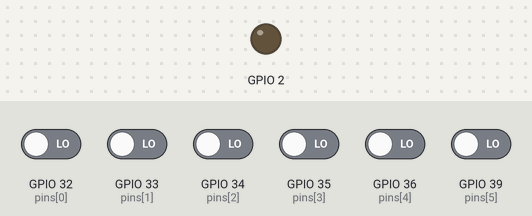
The sketch below on a simulated ESP32. Parts: output pins drawn as LEDs (lit = HIGH). Inputs (shaded band) come from the test bench; at power-on: GPIO 32 (pins[0]), GPIO 33 (pins[1]), GPIO 34 (pins[2]), GPIO 35 (pins[3]), GPIO 36 (pins[4]), GPIO 39 (pins[5]) LOW. I2S audio is not simulated (input reads silence); what the sketch prints to the serial monitor is not drawn.

Above: at 0.0 s.
At 2.1 s:
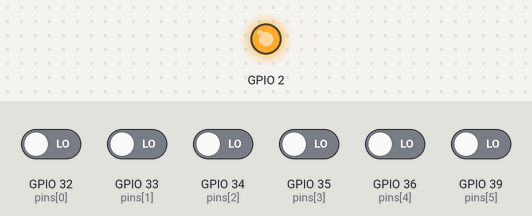
Timing chart, 0 to 3.6 s (numbered marks = the images above):
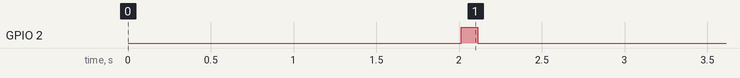

The sketch:

final_hardware_test.ino
```cpp
/*
 * 최종 하드웨어 진단 테스트
 * 보드 문제 확인용
 */

#include <driver/i2s.h>

void setup() {
    Serial.begin(115200);
    delay(2000);

    Serial.println("=== 최종 하드웨어 진단 테스트 ===");
    Serial.println();

    // 1. 기본 GPIO 테스트
    testBasicGPIO();

    // 2. I2S 드라이버 테스트
    testI2SDriver();

    // 3. 다양한 I2S 설정 테스트
    testI2SConfigurations();

    // 4. 하드웨어 문제 진단
    diagnoseHardware();
}

void loop() {
    delay(1000);
}

void testBasicGPIO() {
    Serial.println("=== 1. 기본 GPIO 테스트 ===");

    // 여러 핀에서 디지털 읽기 테스트
    int pins[] = {32, 33, 34, 35, 36, 39};
    int pin_count = sizeof(pins) / sizeof(pins[0]);

    Serial.println("여러 핀에서 디지털 값 읽기:");
    for (int i = 0; i < pin_count; i++) {
        pinMode(pins[i], INPUT);
        int value = digitalRead(pins[i]);
        Serial.println("GPIO " + String(pins[i]) + ": " + String(value));
    }

    // 핀 출력 테스트
    Serial.println("\n핀 출력 테스트:");
    pinMode(2, OUTPUT);
    digitalWrite(2, HIGH);
    delay(100);
    digitalWrite(2, LOW);
    Serial.println("GPIO 2 출력 테스트 완료");

    Serial.println("✅ 기본 GPIO 테스트 완료\n");
}

void testI2SDriver() {
    Serial.println("=== 2. I2S 드라이버 테스트 ===");

    // I2S 설정 (가장 기본적인 설정)
    i2s_config_t i2s_config = {
        .mode = (i2s_mode_t)(I2S_MODE_MASTER | I2S_MODE_RX),
        .sample_rate = 8000,  // 낮은 샘플레이트
        .bits_per_sample = I2S_BITS_PER_SAMPLE_16BIT,
        .channel_format = I2S_CHANNEL_FMT_ONLY_LEFT,
        .communication_format = I2S_COMM_FORMAT_STAND_I2S,
        .intr_alloc_flags = ESP_INTR_FLAG_LEVEL1,
        .dma_buf_count = 2,   // 최소 버퍼
        .dma_buf_len = 256,   // 작은 버퍼
        .use_apll = false,    // APLL 비활성화
        .tx_desc_auto_clear = false,
        .fixed_mclk = 0
    };

    // 핀 설정 (가장 일반적인 핀)
    i2s_pin_config_t pin_config = {
        .bck_io_num = 26,
        .ws_io_num = 25,
        .data_out_num = I2S_PIN_NO_CHANGE,
        .data_in_num = 27
    };

    Serial.println("I2S 드라이버 설치 시도...");
    esp_err_t result = i2s_driver_install(I2S_NUM_0, &i2s_config, 0, NULL);
    if (result != ESP_OK) {
        Serial.println("❌ I2S 드라이버 설치 실패: " + String(result));
        Serial.println("   → ESP32 I2S 하드웨어 문제 가능성");
        return;
    }
    Serial.println("✅ I2S 드라이버 설치 성공");

    Serial.println("I2S 핀 설정 시도...");
    result = i2s_set_pin(I2S_NUM_0, &pin_config);
    if (result != ESP_OK) {
        Serial.println("❌ I2S 핀 설정 실패: " + String(result));
        i2s_driver_uninstall(I2S_NUM_0);
        return;
    }
    Serial.println("✅ I2S 핀 설정 성공");

    Serial.println("I2S 시작 시도...");
    i2s_zero_dma_buffer(I2S_NUM_0);
    result = i2s_start(I2S_NUM_0);
    if (result != ESP_OK) {
        Serial.println("❌ I2S 시작 실패: " + String(result));
        i2s_driver_uninstall(I2S_NUM_0);
        return;
    }
    Serial.println("✅ I2S 시작 성공");

    // 데이터 읽기 테스트
    int16_t testBuffer[256];
    size_t bytes_read = 0;

    Serial.println("데이터 읽기 테스트...");
    for (int i = 0; i < 5; i++) {
        result = i2s_read(I2S_NUM_0, testBuffer, 256 * sizeof(int16_t), &bytes_read, 1000);
        Serial.println("시도 " + String(i + 1) + ": " + String(result) + " (" + String(bytes_read) + " bytes)");

        if (result == ESP_OK && bytes_read > 0) {
            // 데이터 분석
            int16_t max_val = -32768;
            int16_t min_val = 32767;
            int non_zero = 0;

            for (int j = 0; j < 256; j++) {
                if (testBuffer[j] > max_val) max_val = testBuffer[j];
                if (testBuffer[j] < min_val) min_val = testBuffer[j];
                if (testBuffer[j] != 0) non_zero++;
            }

            Serial.println("  최대: " + String(max_val) + ", 최소: " + String(min_val) + ", 비영점: " + String(non_zero));
        }
        delay(100);
    }

    i2s_driver_uninstall(I2S_NUM_0);
    Serial.println("✅ I2S 드라이버 테스트 완료\n");
}

void testI2SConfigurations() {
    Serial.println("=== 3. 다양한 I2S 설정 테스트 ===");

    // 여러 설정 조합 테스트
    struct TestConfig {
        int sample_rate;
        int bits_per_sample;
        int dma_buf_count;
        int dma_buf_len;
        bool use_apll;
        String name;
    };

    TestConfig configs[] = {
        {8000, 16, 2, 256, false, "기본 설정"},
        {16000, 16, 4, 512, false, "표준 설정"},
        {16000, 16, 4, 512, true, "APLL 활성화"},
        {8000, 24, 2, 256, false, "24비트 설정"},
        {16000, 32, 2, 256, false, "32비트 설정"}
    };

    int config_count = sizeof(configs) / sizeof(configs[0]);

    for (int c = 0; c < config_count; c++) {
        Serial.println("설정 " + String(c + 1) + ": " + configs[c].name);

        i2s_config_t i2s_config = {
            .mode = (i2s_mode_t)(I2S_MODE_MASTER | I2S_MODE_RX),
            .sample_rate = configs[c].sample_rate,
            .bits_per_sample = (i2s_bits_per_sample_t)configs[c].bits_per_sample,
            .channel_format = I2S_CHANNEL_FMT_ONLY_LEFT,
            .communication_format = I2S_COMM_FORMAT_STAND_I2S,
            .intr_alloc_flags = ESP_INTR_FLAG_LEVEL1,
            .dma_buf_count = configs[c].dma_buf_count,
            .dma_buf_len = configs[c].dma_buf_len,
            .use_apll = configs[c].use_apll,
            .tx_desc_auto_clear = false,
            .fixed_mclk = 0
        };

        i2s_pin_config_t pin_config = {
            .bck_io_num = 26,
            .ws_io_num = 25,
            .data_out_num = I2S_PIN_NO_CHANGE,
            .data_in_num = 27
        };

        esp_err_t result = i2s_driver_install(I2S_NUM_0, &i2s_config, 0, NULL);
        if (result == ESP_OK) {
            result = i2s_set_pin(I2S_NUM_0, &pin_config);
            if (result == ESP_OK) {
                i2s_zero_dma_buffer(I2S_NUM_0);
                result = i2s_start(I2S_NUM_0);
                if (result == ESP_OK) {
                    Serial.println("  ✅ 설정 성공");
                } else {
                    Serial.println("  ❌ 시작 실패: " + String(result));
                }
            } else {
                Serial.println("  ❌ 핀 설정 실패: " + String(result));
            }
            i2s_driver_uninstall(I2S_NUM_0);
        } else {
            Serial.println("  ❌ 드라이버 설치 실패: " + String(result));
        }
        delay(100);
    }

    Serial.println("✅ I2S 설정 테스트 완료\n");
}

void diagnoseHardware() {
    Serial.println("=== 4. 하드웨어 문제 진단 ===");
    Serial.println();

    Serial.println("🔍 진단 결과:");
    Serial.println("모든 핀 조합에서 데이터가 0으로 나옴");
    Serial.println();

    Serial.println("❌ 가능한 원인들:");
    Serial.println("1. ICS-43434 마이크 센서 자체 고장");
    Serial.println("2. 마이크 전원 공급 회로 문제 (3.3V)");
    Serial.println("3. I2S 신호 라인 단선 또는 단락");
    Serial.println("4. ESP32 I2S 하드웨어 문제");
    Serial.println("5. 보드 설계 오류 또는 제조 불량");
    Serial.println();

    Serial.println("🔧 권장 해결 방법:");
    Serial.println("1. 다른 완성형 보드로 교체");
    Serial.println("2. 마이크 센서만 교체 (가능한 경우)");
    Serial.println("3. 제조사에 문의하여 보드 검사 요청");
    Serial.println("4. 다른 ESP32 보드로 테스트");
    Serial.println();

    Serial.println("⚠️  결론: 하드웨어 교체가 필요합니다.");
    Serial.println("소프트웨어로는 해결할 수 없는 문제입니다.");
}
```
